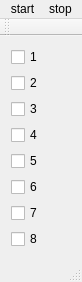
<?xml version="1.0" encoding="UTF-8"?>
<ui version="4.0">
 <class>PlcWatcherClass</class>
 <widget class="QMainWindow" name="PlcWatcherClass">
  <property name="geometry">
   <rect>
    <x>0</x>
    <y>0</y>
    <width>82</width>
    <height>188</height>
   </rect>
  </property>
  <property name="windowTitle">
   <string>PlcWatcher</string>
  </property>
  <widget class="QWidget" name="centralWidget">
   <layout class="QFormLayout" name="formLayout">
    <item row="0" column="0">
     <widget class="QCheckBox" name="btn1">
      <property name="text">
       <string>1</string>
      </property>
     </widget>
    </item>
    <item row="1" column="0">
     <widget class="QCheckBox" name="btn2">
      <property name="text">
       <string>2</string>
      </property>
     </widget>
    </item>
    <item row="2" column="0">
     <widget class="QCheckBox" name="btn3">
      <property name="text">
       <string>3</string>
      </property>
     </widget>
    </item>
    <item row="3" column="0">
     <widget class="QCheckBox" name="btn4">
      <property name="text">
       <string>4</string>
      </property>
     </widget>
    </item>
    <item row="4" column="0">
     <widget class="QCheckBox" name="btn5">
      <property name="text">
       <string>5</string>
      </property>
     </widget>
    </item>
    <item row="5" column="0">
     <widget class="QCheckBox" name="btn6">
      <property name="text">
       <string>6</string>
      </property>
     </widget>
    </item>
    <item row="6" column="0">
     <widget class="QCheckBox" name="btn7">
      <property name="text">
       <string>7</string>
      </property>
     </widget>
    </item>
    <item row="7" column="0">
     <widget class="QCheckBox" name="btn8">
      <property name="text">
       <string>8</string>
      </property>
     </widget>
    </item>
   </layout>
  </widget>
  <widget class="QMenuBar" name="menuBar">
   <property name="geometry">
    <rect>
     <x>0</x>
     <y>0</y>
     <width>82</width>
     <height>18</height>
    </rect>
   </property>
   <widget class="QMenu" name="menustart">
    <property name="title">
     <string>start</string>
    </property>
   </widget>
   <widget class="QMenu" name="menustop">
    <property name="title">
     <string>stop</string>
    </property>
   </widget>
   <addaction name="menustart"/>
   <addaction name="menustop"/>
  </widget>
  <widget class="QToolBar" name="mainToolBar">
   <attribute name="toolBarArea">
    <enum>TopToolBarArea</enum>
   </attribute>
   <attribute name="toolBarBreak">
    <bool>false</bool>
   </attribute>
  </widget>
  <widget class="QStatusBar" name="statusBar"/>
 </widget>
 <layoutdefault spacing="6" margin="11"/>
 <resources>
  <include location="PlcWatcher.qrc"/>
 </resources>
 <connections/>
 <slots>
  <slot>startPlc()</slot>
  <slot>stopPlc()</slot>
 </slots>
</ui>
